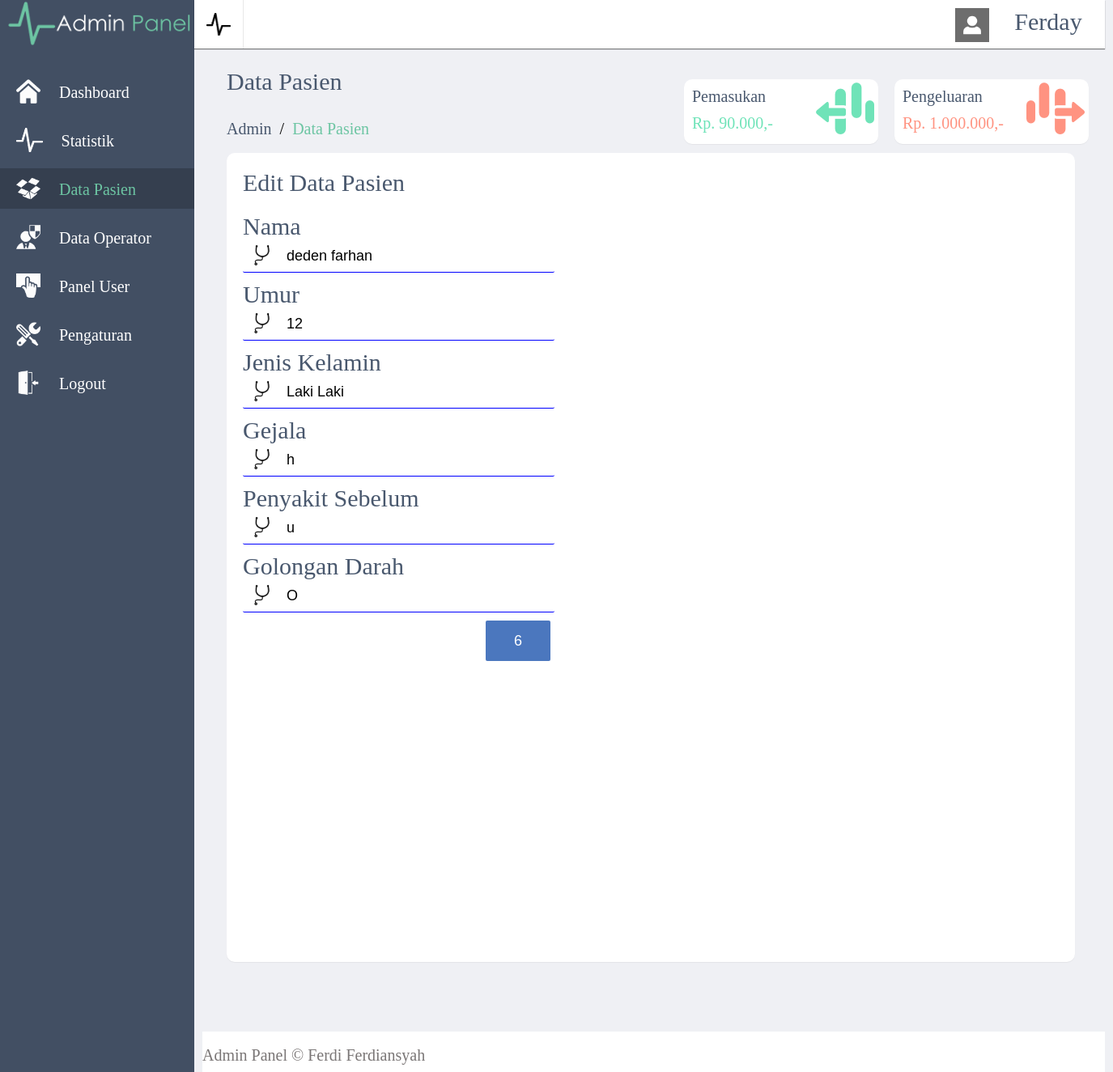
The page /p/admin/edit.php?idpasien=6 (signed in) on the database its author committed.
### tables this page shows
CREATE TABLE IF NOT EXISTS `databaru` (
  `id` int(11) NOT NULL AUTO_INCREMENT,
  `username` varchar(50) NOT NULL,
  `nama` varchar(100) NOT NULL,
  `umur` int(50) NOT NULL,
  `jeniskelamin` varchar(50) NOT NULL,
  `gejala` text NOT NULL,
  `penyakitsebelum` text NOT NULL,
  `golongandarah` varchar(2) NOT NULL,
  `type` varchar(50) NOT NULL,
  PRIMARY KEY (`id`)
);

### p/admin/edit.php (the view, shortened to what this page needs)
<?php
$id = (int) $_GET['idpasien'];
$sql = "select * from databaru where id='$id'";
$result = mysql_query($sql);
$tampil = mysql_fetch_array($result);
?>
<html>
<head>
	<link rel="stylesheet" type="text/css" href="style.css">
</head>
<body>
	<div id='wrapper'>
		<div id='menukiri'>
		<center><img src="img/logo.png" height='60'></center><br>
		<a href="index.php"><div class='menu'>
			<img src="img/house.png" height='30' align='left' style='margin-left:20px;margin-top:10px;'>
			<font class='sk' style='margin-left:20px;margin-top:15px;display:inline-block;'>Dashboard</font>
		</div>
		</a>
		<a href="statistik.php">
		<div class='menu'>
			<img src="img/statistik.png" height='30' align='left' style='margin-left:20px;margin-top:10px;'>
			<font class='sk' style='margin-left:20px;margin-top:15px;display:inline-block;'>Statistik</font>
		</div>
		</a>
		<a href="pasien.php">
		<div class='menu-active'>
			<img src="img/data.png" height='30' align='left' style='margin-left:20px;margin-top:10px;'>
			<font class='sk' style='margin-left:20px;margin-top:15px;display:inline-block;'>Data Pasien</font>
		</div>
		</a>
		<a href="#">
		<div class='menu'>
			<img src="img/frontoffice.png" height='30' align='left' style='margin-left:20px;margin-top:10px;'>
			<font class='sk' style='margin-left:20px;margin-top:15px;display:inline-block;'>Data Operator</font>
		</div>
		</a>
		<a href="#">
		<div class='menu'>
			<img src="img/panel.png" height='30' align='left' style='margin-left:20px;margin-top:10px;'>
			<font class='sk' style='margin-left:20px;margin-top:15px;display:inline-block;'>Panel User</font>
		</div>
		</a>
		<a href="#">
		<div class='menu'>
			<img src="img/setting.png" height='30' align='left' style='margin-left:20px;margin-top:10px;'>
			<font class='sk' style='margin-left:20px;margin-top:15px;display:inline-block;'>Pengaturan</font>
		</div>
		</a>
		<a href="../../login.php?op=out">
		<div class='menu'>
			<img src="img/logout.png" height='30' align='left' style='margin-left:20px;margin-top:10px;'>
			<font class='sk' style='margin-left:20px;margin-top:15px;display:inline-block;'>Logout</font>
		</div>
		</a>
		</div>
		<div id='menuatas'>
		<a href="#">
		<div id='sub-statistik'>
		</div>
		</a>
		<a href='#'>
		<div id='user'>
		<img src="img/profil.png" height='70%' align='left' style='margin-top:10px;margin-left:15px;'>
		<font class='k' style='margin-top:10px;display:inline-block;text-transform:capitalize;'><?php echo $_SESSION['userid'];?></font>
		</div>
		</a>
	</div>
		<article>
			<br><br><br>
			<font class='k' style='padding:30px;display:inline-block;color:#49586E;'>Data Pasien</font><br>
			<font class='sk' style='margin-left:30px;display:inline-block;'><a href='#'>Admin</a>&nbsp;&nbsp;/&nbsp;&nbsp;<font class='sk' style='color:#6DC5A3;'>Data Pasien</font></font>
			<div id='info'>
				<font class='sk' style='padding:10px;display:inline-block;color:#49586E;'>Pengeluaran</font>
				<img src="img/pengeluaran.png" align='right' style='margin-right:5px;'>
				<font style='font-size:20px;margin-top:-10px;padding:10px;display:inline-block;color:#FF9381;'>Rp. 1.000.000,-</font>
			</div>
			<div id='info'>
				<font class='sk' style='padding:10px;display:inline-block;color:#49586E;'>Pemasukan</font>
				<img src="img/pemasukan.png" align='right' style='margin-right:5px;'>
				<font style='font-size:20px;margin-top:-10px;padding:10px;display:inline-block;color:#6FE3B8;'>Rp. 90.000,-</font>
			</div>
			<br><br>
			<div id='table'>
				<font class='k' style='color:#49586E;display:inline-block;padding:20px;'>Edit Data Pasien</font><br>
				<form action='' method='post'>
					<font class='k' style='color:#49586E;display:inline-block;margin-left:20px;'>Nama</font><br>
					<input type='text' name='nama' id='lainlain' value='<?php echo $tampil['nama']; ?>'><br>
					<font class='k' style='color:#49586E;display:inline-block;margin-left:20px;'>Umur</font><br>
					<input type='text' name='umur' id='lainlain' value='<?php echo $tampil['umur']; ?>'><br>
					<font class='k' style='color:#49586E;display:inline-block;margin-left:20px;'>Jenis Kelamin</font><br>
					<input type='text' name='jeniskelamin' id='lainlain' value='<?php echo $tampil['jeniskelamin']; ?>'><br>
					<font class='k' style='color:#49586E;display:inline-block;margin-left:20px;'>Gejala</font><br>
					<input type='text' name='gejala' id='lainlain' value='<?php echo $tampil['gejala']; ?>'><br>
					<font class='k' style='color:#49586E;display:inline-block;margin-left:20px;'>Penyakit Sebelum</font><br>
					<input type='text' name='penyakitsebelum' id='lainlain' value='<?php echo $tampil['penyakitsebelum']; ?>'><br>
					<font class='k' style='color:#49586E;display:inline-block;margin-left:20px;'>Golongan Darah</font><br>
					<input type='text' name='golongandarah' id='lainlain' value='<?php echo $tampil['golongandarah']; ?>'><br>
					<input type='submit' id='submit' name='id' value="<?php echo $tampil['id']; ?>"><br>
				</form>
			</div>
			<br><br>
			<footer>
				<br><font class='sk' style='color:#7A7676;'> Admin Panel &copy; Ferdi Ferdiansyah</font>
			</footer>
		</article>
	</div>
</body>
</html>

### p/admin/style.css (style rules this page uses)
body { margin:0; font-family: 'Century Gothic'; background:#EFF0F4; }
a { text-decoration: none; color: #49586E;; }
#wrapper { width: 100%; height:auto; background:#EFF0F4; }
#menukiri { width: 240px; height: 100%; background: #424F63; float: left; position: fixed; }
.menu { width: 100%; height: 50px; color: white; margin-top: 10px; -o-transition:0.2s; -ms-transition:0.2s; -moz-transition:0.2s; -webkit-transition:0.2s; transition:0.2s; }
.menu-active { width: 100%; height: 50px; background: #353F4F; color:#6DC5A3; margin-top: 10px; -o-transition:0.2s; -ms-transition:0.2s; -moz-transition:0.2s; -webkit-transition:0.2s; transition:0.2s; }
#menuatas { width: 1125px; height: 60px; background: white; position: fixed; margin-left: 240px; box-shadow: 0 1px 1px rgba(0,0,0,.5); }
font { font-family: 'Century Gothic'; }
font.sk { font-size: 20px; }
font.k { font-size: 30px; }
#sub-statistik { width:60px; height: 100%; background-image: url(img/statistiksub.png); background-size: 30px; background-position:center; background-repeat: no-repeat; float: left; -o-transition:0.2s; -ms-transition:0.2s; -moz-transition:0.2s; -webkit-transition:0.2s; transition:0.2s; border-right: 1px solid #e7e7e7; }
#user { width:200px; height: 100%; float:right; color: #49586E; text-align: center; -o-transition:0.2s; -ms-transition:0.2s; -moz-transition:0.2s; -webkit-transition:0.2s; transition:0.2s; }
article { width: 1115px; margin-left: 250px; }
#info { width:240px; height:80px; background: white; float: right; box-shadow: 0 1px 1px rgba(0,0,0,.05); margin-right: 20px; margin-top: -50px; border-radius: 10px; }
footer { width: 100%; height: 50px; background: #FFFFFF; margin-top: 50px; display: inline-block; }
#table { width: 94%; height: 1000px; background-color: #FFFFFF; margin-left: 30px; box-shadow: 0 1px 1px rgba(0,0,0,.05); border-radius: 10px; }
#lainlain { width:385px; height:40px; margin-left: 20px; border-width:1px; color:black; font-family: Helvetica, Arial, sans-serif; font-weight:500; font-size: 18px; border-radius: 2px; line-height: 22px; background-color: transparent; padding: 13px 13px 13px 54px; margin-bottom: 10px; -webkit-box-sizing: border-box; -moz-box-sizing: border-box; -ms-box-sizing: border-box; box-sizing: border-box; border-bottom: 1px solid blue; border-top: none; border-left: none; border-right: none; background-image: url(../../img/lainlain.png); background-size: 25px 25px; background-position: 11px 6px; background-repeat: no-repeat; }
#submit { width:80px; height:50px; border-width:1px; color:white; margin-left: 320px; margin-right: 200px; font-family: Helvetica, Arial, sans-serif; font-weight:500; font-size: 18px; border-radius: 2px; line-height: 22px; background-color: #4B77BE; -webkit-box-sizing: border-box; -moz-box-sizing: border-box; -ms-box-sizing: border-box; box-sizing: border-box; border:none; }

### rows shown on the page
databaru: nama "deden farhan", umur "12", jeniskelamin "Laki Laki", gejala "h", penyakitsebelum "u", golongandarah "O", id "6"

### other values the page prints
$_SESSION['userid'] "Ferday"
